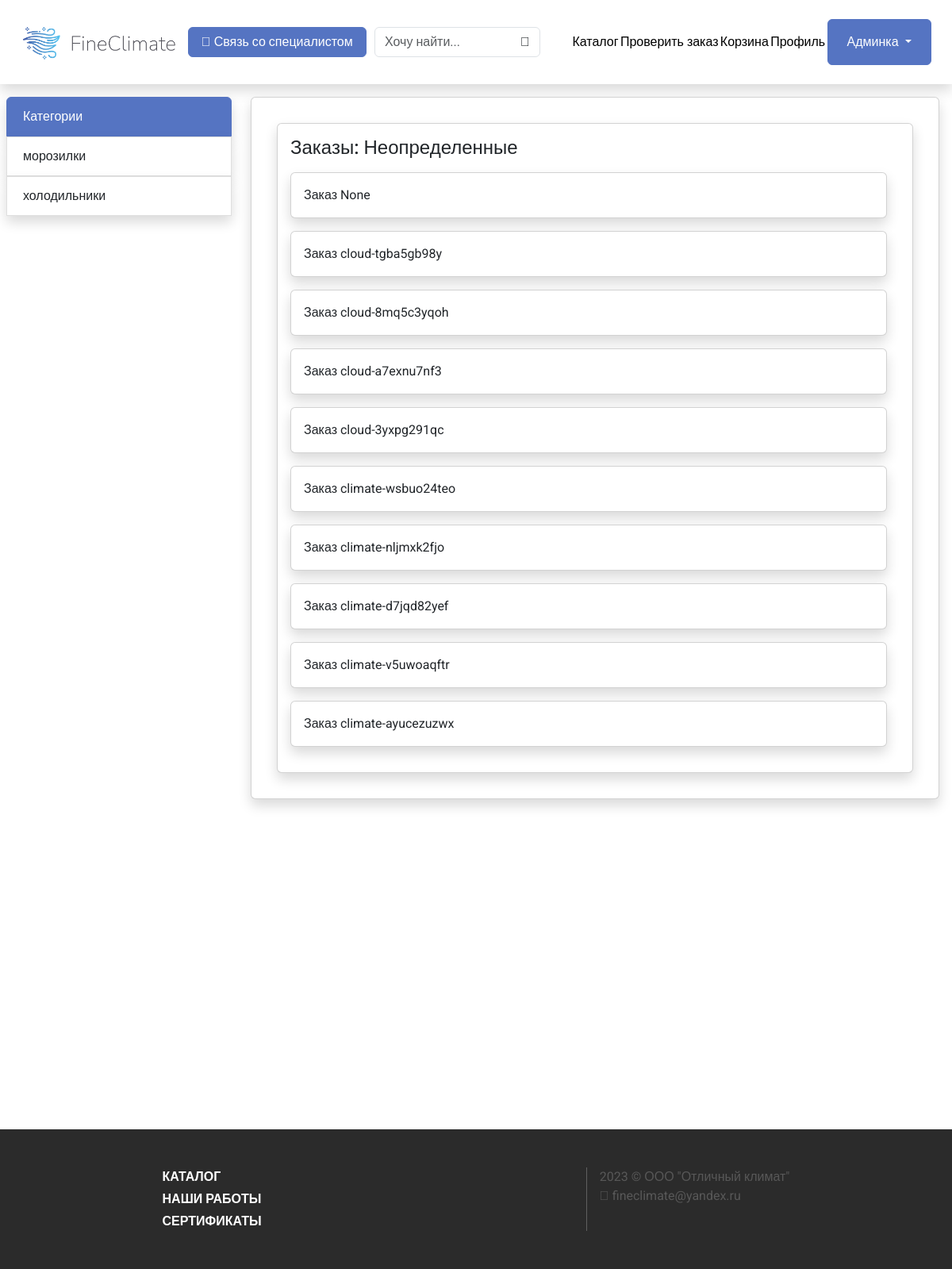
The app's page /orders/all/Неопределенные (signed in) with its own data.
### router/models.py (models this page shows)
class Categories(models.Model):
    title = models.CharField(max_length=80)

class Orders(models.Model):
    user = models.ForeignKey(User, on_delete=models.DO_NOTHING, null=True)
    is_delivery = models.BooleanField()
    status = models.CharField(max_length=100)
    comment = models.CharField(max_length=300)
    track = models.CharField(max_length=50, null=True)
    fio = models.CharField(max_length=200)
    street = models.CharField(max_length=100)
    house = models.CharField(max_length=30)
    corps = models.CharField(max_length=30)
    room = models.CharField(max_length=30)
    phone = models.CharField(max_length=50)

### router/views.py (the view)
# urls.py: path("orders/all/<str:title>", views.status_orders),
@user_passes_test(admin_check, login_url="/login")
def status_orders(req, title):
    return render(
        req,
        "admin/orders/status_orders.html",
        {
            "orders": Orders.objects.filter(
                status=(title if title != "Неопределенные" else "")
            ),
            "status": title,
        },
    )

### router/views.py (called while the page is built)
def admin_check(user: User):
    return user.is_superuser

### router/templates/admin/orders/status_orders.html
{% extends "../../base.html" %}
{% block content %}
    <div class="card d-flex shadow m-3">
        <div class="card-body">
            <h4>Заказы: {{status}}</h4>
            {% for order in orders %}
                <a href="/orders/track/{{order.track}}" class="text-decoration-none">
                    <div class="card shadow m-3 ms-0">
                        <div class="card-body">
                            Заказ {{order.track}}
                        </div>
                    </div>
                </a>
            {% endfor %}
        </div>
    </div>
{% endblock content %}

### router/templates/base.html (shortened to what this page needs)
<html>
    <head>
        {% load static %}
        <link href="https://cdn.jsdelivr.net/npm/bootstrap@5.3.1/dist/css/bootstrap.min.css" rel="stylesheet">
        <link rel="stylesheet" href="{% static 'bs.css' %}">
        <link rel="stylesheet" href="{% static 'styles.css' %}">
    </head>
    <body>
        <header class="shadow d-flex align-items-center justify-content-evenly p-4">
            <a href="/" class="fit-width flex-grow-0" style="width: 200px">
                <img src="{% static 'logo.png' %}" alt="" class="logo">
            </a>
            <button class="btn btn-primary px-3 mx-2">
                <i class="fa-solid fa-phone "></i>
                Связь со специалистом
            </button>
            <form action="/" class="d-flex align-items-center justify-content-center m-0">
                <input type="text" name="q" class="search form-control m-0" value="{{q}}" placeholder="Хочу найти...">
                <button class="search btn"><i class="fa-solid fa-search"></i></button>
            </form>
            <a href="/" class="text-decoration-none text-black">Каталог</a>
            <a href="/check_order" class="text-decoration-none text-black">Проверить заказ</a>
            <a href="/cart" class="text-decoration-none text-black">Корзина</a>
            {% if is_logged %}
                <a href="/profile" class="text-decoration-none text-black">Профиль</a>
                {% if is_admin %}
                    <div class="dropdown">
                        <button class="btn btn-primary dropdown-toggle px-4 py-3" type="button" data-bs-toggle="dropdown" aria-expanded="false">
                        Админка
                        </button>
                    </div>
                {% endif %}
            {% else %}
                    <a href="/login" class="btn btn-primary px-4">Войти</a>
            {% endif %}
        </header>
        <div>
          <div class="d-flex">
            <ul class="d-none d-xl-block col-3 list-group my-3 px-2">
                <li class="list-group-item first-list shadow">Категории</li>
                {% for category in all_categories %}
                    <a href="/?active_category={{category.id}}&q={{q}}" class="text-decoration-none">
                        <li class="list-group-item shadow {% if active_category == category.id %} active {% endif %}">
                            {{category.title}}
                        </li>
                    </a>
                {% endfor %}
            </ul>
            <div class="col-12 col-xl-9">
              <div class="d-flex flex-column card shadow m-3">
                <div class="card-body">
                    {% block content %}it's base!{% endblock content %}
                </div>
              </div>
            </div>
          </div>
        </div>
        <footer class="d-flex justify-content-evenly py-5">
            <div class="d-flex flex-column fw-bold gap-1">
                <a href="/" class="text-decoration-none text-white">КАТАЛОГ</a>
                <a href="/works" class="text-decoration-none text-white">НАШИ РАБОТЫ</a>
                <a href="/certs" class="text-decoration-none text-white">СЕРТИФИКАТЫ</a>
            </div>
            <div class="d-flex">
                <div class="d-flex flex-column">
                    <div class="d-flex flex-column" style="color: #585858">
                        2023 © ООО "Отличный климат"
                        <span><i class="fa fa-envelope me-1" style="color: #585858" aria-hidden="true"></i>fineclimate@yandex.ru</span>
                    </div>
                </div>
            </div>
        </footer>
    </body>
</html>

### router/static/bs.css (style rules this page uses)
.btn-primary { color: #fff; background-color: #5574C2; border-color: #5574C2; }
a { color: #5574C2; text-decoration: none; background-color: transparent; }
.list-group-item { position: relative; display: block; padding: 0.75rem 1.25rem; background-color: #fff; border: 1px solid rgba(0, 0, 0, 0.125); }
.list-group-item:first-child { border-top-left-radius: inherit; border-top-right-radius: inherit; }
.list-group-item:last-child { border-bottom-right-radius: inherit; border-bottom-left-radius: inherit; }

### router/static/styles.css (style rules this page uses)
* { font-family: 'Roboto', sans-serif !important; }
:root { --primary: #5574C2; }
body { min-width: 1000px; width: auto !important; width: 1000px; }
.logo { object-fit: contain; max-width: 400px; width: 20%; min-width: 200px; }
.fit-width { width: fit-content; }
.first-list { background-color: #5574C2; color: white; border: solid 1px #5574C2; }
button.search { position: relative; left: -38px; }
input.search { transition: all .5s; }
footer { background-color: #2B2B2B; color: white; position: relative; top: 50vh; }

### router/templates/base.html (style rules this page uses)
.logo { object-fit: contain; max-width: 400px; width: 20%; min-width: 200px; }

### records on screen
Categories: title "морозилки"
Categories: title "холодильники"
Orders: track "None"
Orders: track "cloud-tgba5gb98y"
Orders: track "cloud-8mq5c3yqoh"
Orders: track "cloud-a7exnu7nf3"
Orders: track "cloud-3yxpg291qc"
Orders: track "climate-wsbuo24teo"
Orders: track "climate-nljmxk2fjo"
Orders: track "climate-d7jqd82yef"
Orders: track "climate-v5uwoaqftr"
Orders: track "climate-ayucezuzwx"

### other values on screen
{{ status }} "Неопределенные"
